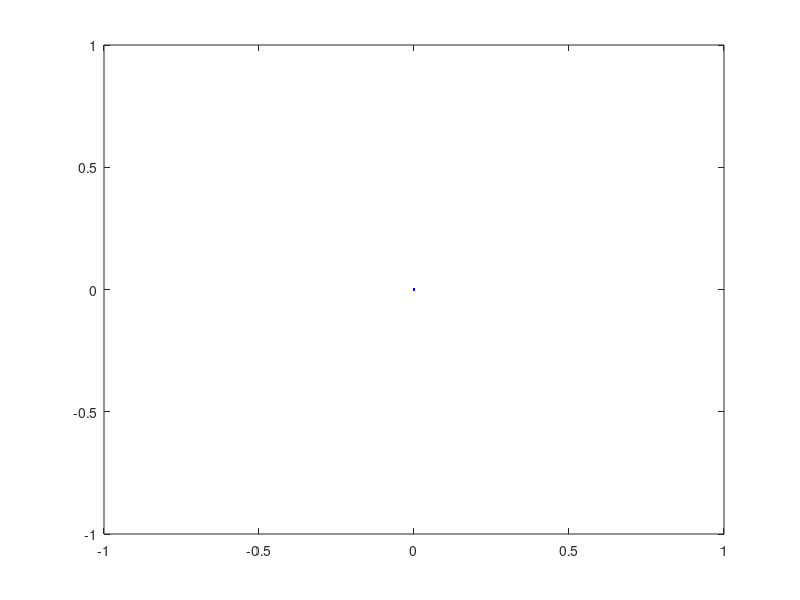

The MATLAB script that drew this image: (Note: this script raises an error after producing the figure.)
#!/usr/bin/octave

## Copyright (C) 2020 Pablo Alvarado
## EL5852 Introducción al Reconocimiento de Patrones
## Escuela de Ingeniería Electrónica
## Tecnológico de Costa Rica

## Create some random separable data

N=20;

## Rotate them by 60 degrees
theta=deg2rad(60);
R=[cos(theta) sin(theta);-sin(theta) cos(theta)];
t=[1.5 1.6];

Xp = [rand(N,1)*4-2  rand(N,1)+0.5]*R' + t; # Right points
Xm = [rand(N,1)*4-2 -rand(N,1)-0.5]*R' + t; # Left points

X = [Xp;Xm];
Y = [ones(N,1);-ones(N,1)]; # 1 for right, -1 for left


do

  ## Plot the data
  plot(Xp(:,1),Xp(:,2),"o","markersize",10,"markerfacecolor",[0.5,0,0],"markeredgecolor",[0.25,0,0]);
  plot(Xm(:,1),Xm(:,2),"s","markersize",8,"markerfacecolor",[0,0.5,0],"markeredgecolor",[0,0.25,0]);

  daspect([1,1,1]);
  axis([-1,4,-1,4]);
  
  fflush(stdout);
  drawnow();
  
  [x,y,buttons] = ginput(1)

  n = sqrt(x^2+y^2)
  w = [x;y]/n;

  hold off;
  plot([0,x],[0,y],"b");
  hold on;
  
  plot([0,w(1)],[0,w(2)],"b","linewidth",3);
  
  ## Find the closest point of each class to the line
  dip = Xp*w;
  [mindp,idp]=min(dip);
  pp = Xp(idp,:);
  plot(pp(1),pp(2),"o","markersize",20,"markerfacecolor",[1,1,0],"markeredgecolor",[1,1,0.5]);



  dim = Xm*w;
  [maxdm,idm]=max(dim);
  pm = Xm(idm,:);
  plot(pm(1),pm(2),"o","markersize",20,"markerfacecolor",[1,1,0],"markeredgecolor",[1,1,0.5]);

  ## Distance between the closest positive and the line
  dp = pp*w - n
  qp = pp - dp*w';  ## Closest point in the line 
  plot([pp(1) qp(1)],[pp(2) qp(2)],"color",[0.5,0.5,0.5]);
  plot(qp(1),qp(2),"o","markersize",6,"markerfacecolor",[0.75,0.5,0.5],"markeredgecolor",[0.5,0.5,0.5]);

  ## Distance between the closest negative and the line
  dm = n - pm*w
  qm = pm + dm*w'; ## Closest point in the line 
  plot([pm(1) qm(1)],[pm(2) qm(2)],"color",[0.5,0.5,0.5]);
  plot(qm(1),qm(2),"o","markersize",6,"markerfacecolor",[0.5,0.75,0.5],"markeredgecolor",[0.5,0.5,0.5]);

  ## Calculate color
  valid=0;
  if ( (dp>0) && (dm>0) )
    margincolor=[0,0.7,0];
    valid=1;

    geometric_margin = min(dp,dm);
    functional_margin = geometric_margin/n;

    printf("Geometric margin: %f\n",geometric_margin);
    printf("Functional margin: %f\n",functional_margin);

  else
    margincolor=[0.7,0,0];
    valid=0;
  endif

  
  if (abs(x)>=abs(y))
    b=n/w(1);
    m=-w(2)/w(1);

    plot([-m+b,m*4+b],[-1,4],"linewidth",3,"color",margincolor);

    if (valid)
      bp=(pp*w)/w(1);
      bm=(pm*w)/w(1);

      fill([-m+bp,m*4+bp,m*4+bm,-m+bm],[-1,4,4,-1],[1,1,0.95]);
      
      plot([-m+bp,m*4+bp],[-1,4],"linewidth",2,"color",[1 0.75 0.75]);
      plot([-m+bm,m*4+bm],[-1,4],"linewidth",2,"color",[0.75 1 0.75]);

      b2=(bm+bp)/2;
      plot([-m+b2,m*4+b2],[-1,4],"linewidth",1,"color",[0.5 0.5 0.5]);
      
    endif

  else
    b=n/w(2);
    m=-w(1)/w(2);

    plot([-1,4],[-m+b,m*4+b],"g","linewidth",3,"color",margincolor);

    if (valid)
      bp=(pp*w)/w(2);
      bm=(pm*w)/w(2);

      fill([-1,4,4,-1],[-m+bp,m*4+bp,m*4+bm,-m+bm],[1,1,0.95]);
      
      plot([-1,4],[-m+bp,m*4+bp],"g","linewidth",3,"color",[1 0.75 0.75]);     
      plot([-1,4],[-m+bm,m*4+bm],"g","linewidth",3,"color",[0.75 1 0.75]);

      b2=(bm+bp)/2;
      plot([-1,4],[-m+b2,m*4+b2],"g","linewidth",1,"color",[0.5 0.5 0.5]);


    endif
    
  endif
  
until (buttons==3);
